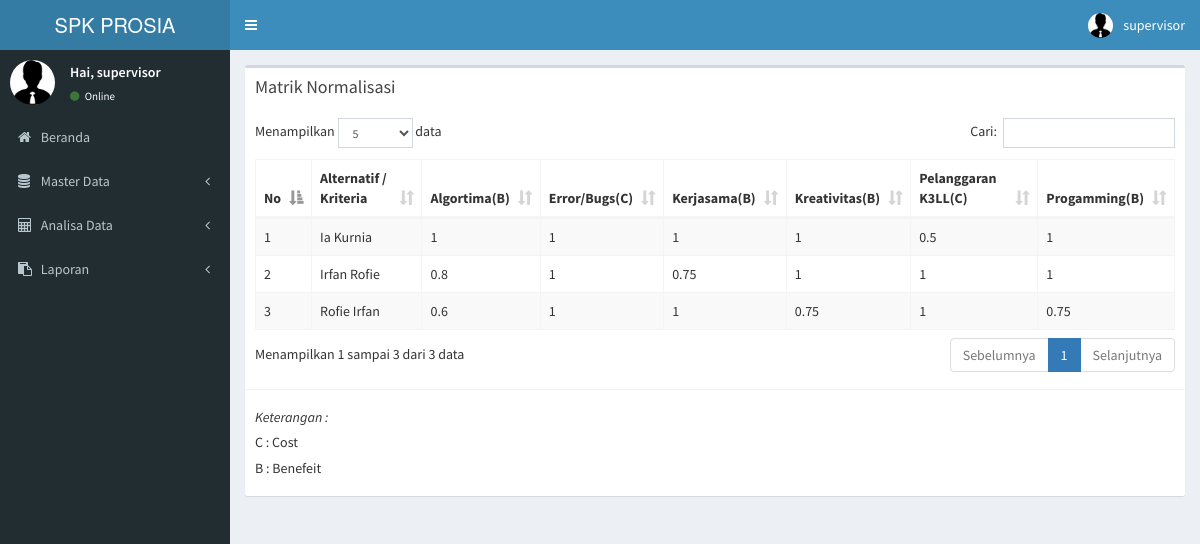
The page /spk/index.php?menu=nrm (signed in) on the database its author committed.
### tables this page shows
CREATE TABLE `t_kriteria` (
  `id_kriteria` int(11) NOT NULL,
  `nama` varchar(50) NOT NULL,
  `atribut` char(1) NOT NULL,
  `status` char(1) NOT NULL DEFAULT 'Y'
);

CREATE TABLE `t_karyawan` (
  `nik` varchar(15) NOT NULL,
  `nama` varchar(50) NOT NULL,
  `jabatan` varchar(50) NOT NULL,
  `tgl_masuk` date NOT NULL,
  `no_ktp` varchar(16) NOT NULL,
  `jk` int(1) NOT NULL,
  `tempat` varchar(25) NOT NULL,
  `tgl_lahir` date NOT NULL,
  `alamat` text NOT NULL,
  `no_tlp` varchar(12) NOT NULL,
  `status` char(1) NOT NULL DEFAULT 'Y'
);

CREATE TABLE `t_nilai` (
  `id_nilai` int(11) NOT NULL,
  `nik` varchar(15) NOT NULL,
  `id_kriteria` int(11) NOT NULL,
  `id_standar` int(11) NOT NULL,
  `status` char(1) NOT NULL DEFAULT 'Y'
);

### spk/module/normalisasi.php (the view, shortened to what this page needs)
<section class="content">
    <div class="row">
        <div class="col-xs-12">
            <div class="box">
                <div class="box-header">
                    <h3 class="box-title">Matrik Normalisasi</h3>
                </div>
                <div class="box-body">
                    <table id="example1" class="table table-bordered table-striped">
                        <thead>
                            <tr>
                                <th>No</th>
                                <th>Alternatif / Kriteria</th>
                                <?php
                                $krt = mysql_query("SELECT k.* FROM t_kriteria k WHERE k.status='Y' ORDER BY nama");
                                while ($grd = mysql_fetch_array($krt)) {
                                    echo '<th>' . $grd['nama'] . '('. $grd['atribut'] .')</th>';
                                }
                                ?>
                            </tr>
                        </thead>
                        <tbody>
                            <?php
                            $no = 1;
                            $sql = mysql_query("SELECT k.* FROM t_karyawan k, t_nilai n "
                                    . "WHERE k.nik = n.nik and k.status='Y' and n.status='Y' "
                                    . "GROUP BY n.nik ORDER BY k.nama");
                            while ($row = mysql_fetch_array($sql)) {
                                ?>
                                <tr>
                                    <td><?php echo $no++; ?></td>
                                    <td><?php echo $row['nama']; ?></td>
                                    <?php
                                    $y = mysql_query("select n.*,s.*,k.* from t_nilai n, t_standar s, t_kriteria k "
                                            . "where n.id_standar=s.id_standar and n.id_kriteria=k.id_kriteria and "
                                            . "n.nik='" . $row['nik'] . "' and n.status='Y' and s.status='Y' and k.status='Y' "
                                            . "order by k.nama");
                                    while ($yy = mysql_fetch_array($y)) {
                                        if ($yy['atribut'] == 'C'){
                                            $m = mysql_query("select min(s.nilai) as nilai from t_nilai n, t_standar s, t_kriteria k "
                                                    . "where n.id_standar=s.id_standar and n.id_kriteria=k.id_kriteria "
                                                    . "and n.status='Y' and s.status='Y' and k.status='Y' "
                                                    . "and n.id_kriteria='".$yy['id_kriteria']."'");
                                            $min = mysql_fetch_array($m);
                                            $val = $min['nilai'] / $yy['nilai'];
                                        } else {
                                            $m = mysql_query("select max(s.nilai) as nilai from t_nilai n, t_standar s, t_kriteria k "
                                                    . "where n.id_standar=s.id_standar and n.id_kriteria=k.id_kriteria "
                                                    . "and n.status='Y' and s.status='Y' and k.status='Y' "
                                                    . "and n.id_kriteria='".$yy['id_kriteria']."'");
                                            $max = mysql_fetch_array($m);
                                            $val = $yy['nilai'] / $max['nilai'];
                                        }
                                        echo '<td>' . $val . '</td>';
                                    }
                                    ?>
                                </tr>
<?php } ?>
                        </tbody>
                    </table>
                </div>
				<div class="box-footer">
                    <h5 class="box-title"><i>Keterangan : </i></h5>
                    <h5 class="box-title">C : Cost</h5>
                    <h5 class="box-title">B : Benefeit</h5>
                </div>
            </div>
        </div>
    </div>
</section>

### rows shown on the page
t_kriteria: nama "Algortima", atribut "B"
t_kriteria: nama "Error/Bugs", atribut "C"
t_kriteria: nama "Kerjasama", atribut "B"
t_kriteria: nama "Kreativitas", atribut "B"
t_kriteria: nama "Pelanggaran K3LL", atribut "C"
t_kriteria: nama "Progamming", atribut "B"
t_karyawan: nama "Ia Kurnia"
t_nilai: val "1"
t_nilai: val "1"
t_nilai: val "1"
t_nilai: val "1"
t_nilai: val "0.5"
t_nilai: val "1"
t_karyawan: nama "Irfan Rofie"
t_nilai: val "0.8"
t_nilai: val "1"
t_nilai: val "0.75"
t_nilai: val "1"
t_nilai: val "1"
t_nilai: val "1"
t_karyawan: nama "Rofie Irfan"
t_nilai: val "0.6"
t_nilai: val "1"
t_nilai: val "1"
t_nilai: val "0.75"
t_nilai: val "1"
t_nilai: val "0.75"

### other values the page prints
$_SESSION['username'] "supervisor"
